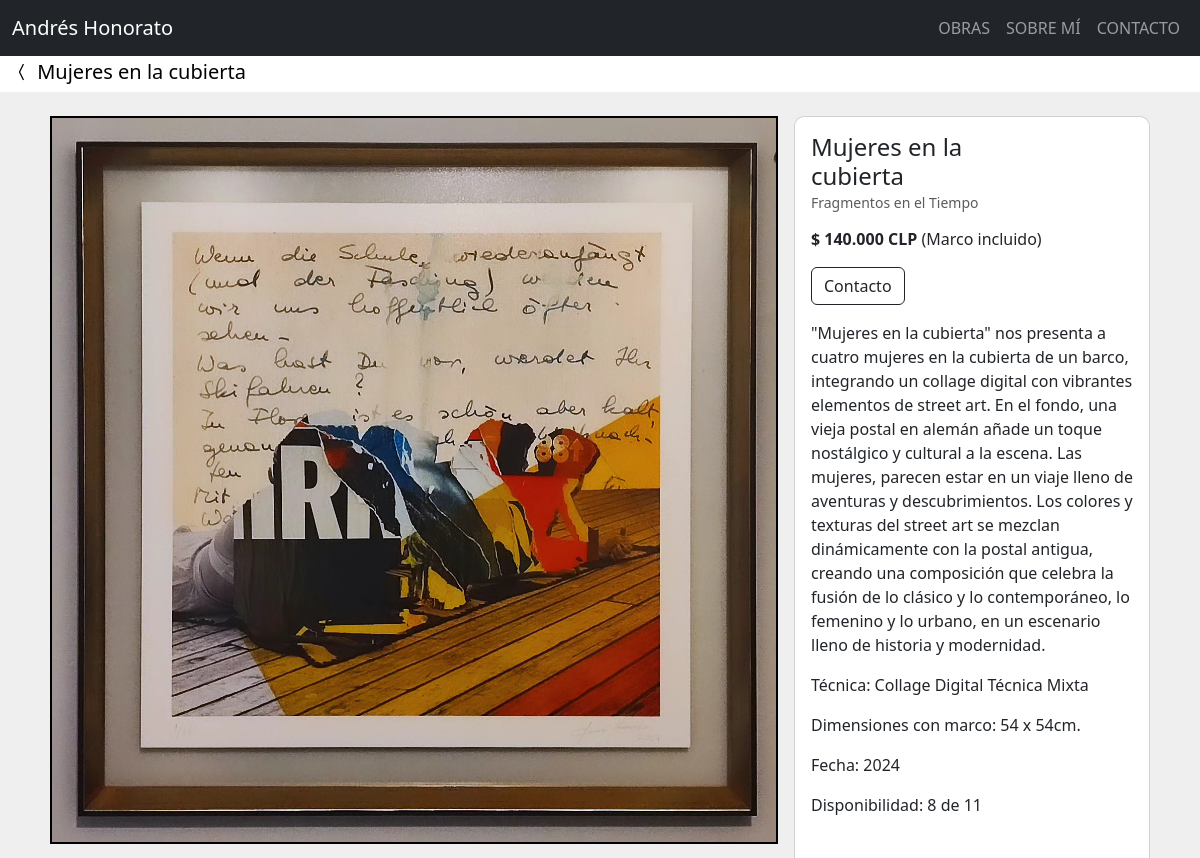
The page /cuadro/27/ (upper part) on the database as committed earlier.
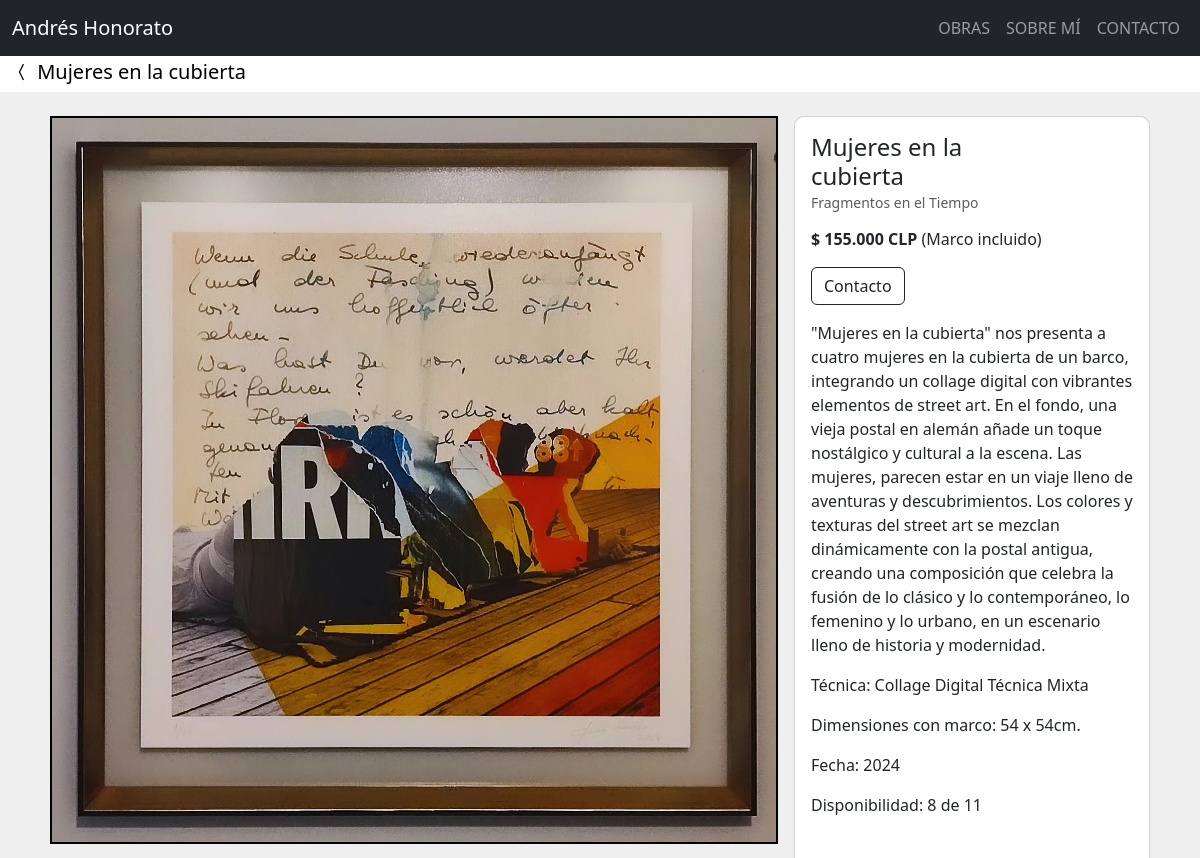
The same page on the database as committed later.
### home/models.py (models this page shows, shortened)
class Cuadro(models.Model):
    nombre = models.CharField(max_length=200)
    autor = models.CharField(default="Andrés Honorato", max_length=200)
    coleccion = models.ForeignKey(
        Coleccion, on_delete=models.CASCADE, related_name='coleccionX', blank=True, null=True)
    tecnica = models.ForeignKey(
        Tecnica, on_delete=models.CASCADE, related_name='tecnicaX', blank=True, null=True)
    descripcion = models.TextField(blank=True)
    fecha = models.DateField()
    colores = models.CharField(max_length=200, blank=True)
    cantidad_inicial = models.PositiveIntegerField(blank=True, null=True)
    cantidad_vendida = models.PositiveIntegerField(blank=True, null=True)
    marco_sin = models.CharField(max_length=100, blank=True)
    marco_con = models.CharField(max_length=100, blank=True)
    precio_sin = models.PositiveIntegerField(blank=True, null=True)
    precio_con = models.PositiveIntegerField(blank=True, null=True)
    descuento = models.PositiveIntegerField(blank=True, null=True)
    envio1 = models.PositiveIntegerField(blank=True, null=True)
    envio2 = models.PositiveIntegerField(blank=True, null=True)
    orden = models.PositiveIntegerField(blank=True, null=True)
    vendido = models.BooleanField(default=False)
    imagen1 = models.ImageField(default='cuadros/en_preparacion.jpg', upload_to='cuadros', validators=[FileExtensionValidator(
        ['png', 'jpg', 'jpeg'])])
    imagen2 = models.ImageField(upload_to='cuadros', validators=[
                                FileExtensionValidator(['png', 'jpg', 'jpeg'])], blank=True)
    imagen3 = models.ImageField(upload_to='cuadros', validators=[
                                FileExtensionValidator(['png', 'jpg', 'jpeg'])], blank=True)
    imagen4 = models.ImageField(upload_to='cuadros', validators=[
                                FileExtensionValidator(['png', 'jpg', 'jpeg'])], blank=True)
    imagen5 = models.ImageField(upload_to='cuadros', validators=[
                                FileExtensionValidator(['png', 'jpg', 'jpeg'])], blank=True)
    imagen6 = models.ImageField(upload_to='cuadros', validators=[
                                FileExtensionValidator(['png', 'jpg', 'jpeg'])], blank=True)
    imagen7 = models.ImageField(upload_to='cuadros', validators=[
                                FileExtensionValidator(['png', 'jpg', 'jpeg'])], blank=True)
    imagen8 = models.ImageField(upload_to='cuadros', validators=[
                                FileExtensionValidator(['png', 'jpg', 'jpeg'])], blank=True)
    imagen9 = models.ImageField(upload_to='cuadros', validators=[
                                FileExtensionValidator(['png', 'jpg', 'jpeg'])], blank=True)
    creado = models.DateTimeField(auto_now_add=True)
    actulizado = models.DateTimeField(auto_now=True)
    def cuadros_disponibles(self):
        if self.cantidad_inicial:
            cuadros_disponibles = self.cantidad_inicial - self.cantidad_vendida
            return cuadros_disponibles
    @property
    def precio_punto_con(self):
        if self.precio_con is not None:
            coma = f"{self.precio_con:,}"
            punto = coma.replace(',', '.')
            return punto
        else:
            return "Pendiente"

class Coleccion(models.Model):
    nombre = models.CharField(max_length=200)
    descripcion = models.TextField(blank=True)
    fecha = models.DateField()
    creado = models.DateTimeField(auto_now_add=True)
    actulizado = models.DateTimeField(auto_now=True)
    orden = models.PositiveIntegerField(blank=True, null=True)
    def __str__(self):
        return f"{self.nombre}"

class Tecnica(models.Model):
    nombre = models.CharField(max_length=200)
    descripcion = models.TextField(blank=True)
    fecha = models.DateField()
    creado = models.DateTimeField(auto_now_add=True)
    actulizado = models.DateTimeField(auto_now=True)
    def __str__(self):
        return f"{self.nombre}"

### home/views.py (the view)
# urls.py: path('cuadro/<id>/', cuadro_view, name='cuadro-view'),
def cuadro_view(request, id):
    cuadro = Cuadro.objects.get(id=id)
    cuadros = Cuadro.objects.all()
    coleccion_ordenada = cuadro.coleccion.coleccionX.all().order_by('orden')
    lista_cuadros = list(cuadros.exclude(id=id))
    random.shuffle(lista_cuadros)  # Aleatorizar la lista
    context = {
        'cuadro': cuadro,
        'lista_cuadros': lista_cuadros,
        'coleccion_ordenada': coleccion_ordenada,
    }
    return render(request, 'home/cuadro.html', context)

### home/templates/home/cuadro.html (shortened to what this page needs)
{% extends 'base.html' %}
{% load static %}
{% block content %}
<nav class="navbar navbar-expand-lg bg-body pb-0 pt-1">
  <div class="container-fluid">
    <a class="navbar-brand" href="{% url 'home:obras-view' %}"><i class="bi bi-chevron-compact-left"></i>
      {{ cuadro.nombre }}</a>
  </div>
</nav>
<div class="container mb-1 p-4" id="{{ cuadro.id }}">
  <div class="row">
    <div class="col-md-8">
      <div class="row">
        {% if cuadro.imagen1 %}
        <div class="col-md-12 pb-2 px-2 position-relative">
          <img src="{{ cuadro.imagen1.url }}" class="d-block w-100 clickable-image rounded-image"
            alt="{{ cuadro.nombre }}" style="cursor: zoom-in;">
        </div>
        {% endif %}
        {% if cuadro.imagen2 %}
        <div class="col-md-6 p-2 position-relative">
        </div>
        {% endif %}
      </div>
    </div>
    <div class="col-md-4 px-2 cuadro-info">
      <div class="card h-100" style="border-radius: 10px;" id="{{ cuadro.id }}">
        <div class="card-body">
          <div class="row">
            <div class="col-8">
              <h6 class="card-title mb-2" style="font-size: 24px;">{{ cuadro.nombre }}</h6>
            </div>
            <div class="col-4">
            </div>
          </div>
          <a class="card-subtitle text-muted" href="{% url 'home:coleccion-view' %}?coleccion={{ cuadro.coleccion }}"
            style="text-decoration: none;">
            <h6 class="card-subtitle text-muted mb-3" style="font-size: 14px;">{{ cuadro.coleccion }}
            </h6>
          </a>
          {% if cuadro.descuento %}
          <p class="card-text text-danger mb-0" style="text-decoration: line-through;">$ {{ cuadro.precio_punto_con }}
            CLP</p>
          <p class="card-text"><strong>$ {{ cuadro.precio_con_descuento }} CLP</strong> (Marco incluido)</p>
          {% else %}
          <p class="card-text"><strong>$ {{ cuadro.precio_punto_con }} CLP</strong> (Marco incluido)</p>
          {% endif %}
          <a href="{% url 'home:contacto-view'%}" class="btn btn-outline-dark mb-3">Contacto</a>
          <p class="card-text">{{ cuadro.descripcion|linebreaksbr }}</p>
          <p class="card-text">Técnica: {{ cuadro.tecnica }}</p>
          <div class="col-12">
            <ul class="list-unstyled">
              {% if cuadro.marco_con %}
              <li>Dimensiones con marco: {{ cuadro.marco_con }}</li>
              {% endif %}
            </ul>
          </div>
          <p class="card-text">Fecha: {{ cuadro.fecha|date:"Y" }}</p>
          {% if cuadro.cantidad_inicial %}
          <p class="card-text">Disponibilidad: {{ cuadro.cuadros_disponibles }} de {{ cuadro.cantidad_inicial }}</p>
          {% endif %}
        </div>
      </div>
    </div>
  </div>
</div>
<br>
<br>
<br>
<br>
{% endblock content %}

Rows that differ between the two databases and show on the page:
changed Cuadro "Mujeres en la cubierta": precio_punto_con "140.000" → "155.000"
